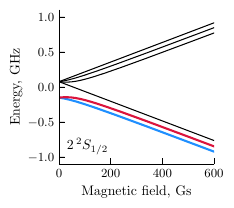

Write Python code to recreate this figure.
# https://arc-alkali-rydberg-calculator.readthedocs.io/en/latest/generated/arc.alkali_atom_functions.AlkaliAtom.breitRabi.html#arc.alkali_atom_functions.AlkaliAtom.breitRabi

from arc import Lithium6
import numpy as np
import matplotlib.pyplot as plt
plt.style.use('thesis.mplstyle')
from colors import red, blue

atom = Lithium6()
B = np.linspace(0, 600, 1000)

ES12,_,_ = atom.breitRabi(2, 0, 1/2, B*1e-4)
EP32,_,_ = atom.breitRabi(2, 1, 3/2, B*1e-4)
EP32 = EP32[:, ::3]
# ES12 = ES12[:, ::3]
# plt.plot(EP32 * 1e-6)

fig, ax = plt.subplots(1, 1, figsize=(2, 2))
for (j, c) in enumerate([blue, red, 'k', 'k', 'k', 'k']):
	ax.plot(B, ES12[:, j] * 1e-9, color=c, 
		linewidth=0.75 if c=='k' else 1.5,
		label={blue: r"$|2\rangle$", red: r"$|1\rangle$"}[c] if c != 'k' else None
		)
ax.spines['top'].set_visible(False)
ax.spines['right'].set_visible(False)
ax.xaxis.set_ticks_position('bottom')
ax.yaxis.set_ticks_position('left')

# ax.axvline(x=27, color='k', linestyle='--', linewidth=0.75, zorder=-10, label=r"$\mu_{|2\rangle} = 0$") # spin dependent spilling
# ax.axvline(x=527, color='k', linestyle='--', linewidth=1, zorder=-10, label="$a_{12}=0$") # no intercation for 1-2 mixture
# ax.axvline(x=568, color='k', linestyle=':', linewidth=1, zorder=-10, label="$a_{13}=0$") # no intercation for 1-3 mixture
# ax.legend(frameon=False, loc='center right')
# ax.legend(frameon=False, loc='upper right')
# ax.text(540, 0, r'$a_{\mathrm{sc}}= 0$', color="k", 
	# verticalalignment='center', horizontalalignment='left', rotation=90)
# plt.axis('off')
ax.text(30, -0.85, r"$2\,{}^2S_{1/2}$", ha='left', va='center')

# ax.set_ylim(-0.3,-0)
# ax.set_xlim(0, 100)

ax.set_ylim(-1.1,1.1)
ax.set_xlim(0,600)

ax.minorticks_off()
ax.set_xlabel("Magnetic field, Gs")
ax.set_ylabel("Energy, GHz")
ax.tick_params(axis='both', which='major', length=4)
# ax.tick_params(axis='both', which='minor', labelsize=8)
# plt.tight_layout()
# plt.subplots_adjust(left=0, right=1, top=1, bottom=0)
plt.savefig("li6-zeeman.pdf", bbox_inches='tight')
plt.close()
